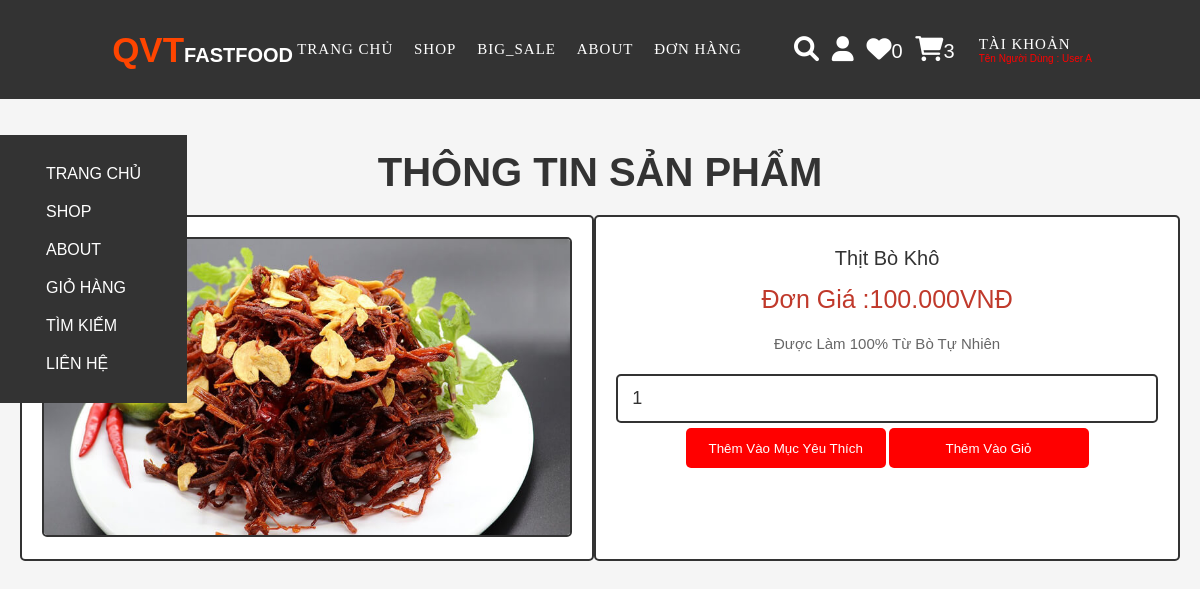
Screenshot of /view_page.php?pid=3 (signed in) with the database file from the repository.
### tables this page shows
CREATE TABLE `products` (
  `id` int(100) NOT NULL,
  `name` varchar(100) NOT NULL,
  `details` varchar(500) NOT NULL,
  `price` int(100) NOT NULL,
  `image` varchar(100) NOT NULL
);

### view_page.php (the view, shortened to what this page needs)
<?php
@include 'config.php';
?>
<!DOCTYPE html>
<html lang="en">
<head>
    <link rel="stylesheet" href="https://cdnjs.cloudflare.com/ajax/libs/font-awesome/6.0.0/css/all.min.css">
    <link rel="stylesheet" href="css/design.css">
</head>
<body>
    <?php @include 'header.php'; ?>
    <?php @include 'menuleft.php'; ?>
    <section class="quick-view" style="padding-top:150px;">
        <h1 class="title">Thông tin sản phẩm</h1>
        <?php
        if (isset($_GET['pid'])) {
            $pid = $_GET['pid'];
            $select_products = mysqli_query($conn, "SELECT * FROM `products` WHERE id = '$pid'") or die('query failed');
            if (mysqli_num_rows($select_products) > 0) {
                while ($fetch_products = mysqli_fetch_assoc($select_products)) {
        ?>
               <div class="quan-post" style="display :flex">
                   <form action="" method="POST">
                       <img src="./anhdoan/<?php echo $fetch_products['image']; ?>" alt="" class="image">
                   </form>
                   <form action="" method="POST">
                       <div class="name"><?php echo $fetch_products['name']; ?></div>
                       <div class="price">Đơn giá :<?php echo $fetch_products['price']; ?>.000VNĐ</div>
                       <div class="details"><?php echo $fetch_products['details']; ?></div>
                       <input type="number" name="product_quantity" value="1" min="0" class="qty">
                       <input type="submit" value="Thêm vào mục yêu thích" name="add_to_wishlist" style="padding:2px 10px; background:red;color:white; height: 40px ;width: 200px;   border-radius: 5px; ">
                       <input type="submit" value="Thêm vào giỏ" name="add_to_cart" style="padding:2px 10px; background:red;color:white; height: 40px ;width: 200px;   border-radius: 5px; ">
                   </form>
               </div>
        <?php
                }
            } else {
                echo '<p class="empty">no products details available!</p>';
            }
        }
        ?>
    </section>
</body>
</html>

### css/design.css (style rules this page uses)
:root { --font-heading:crimson; --para-font:#777777; --black:#222222; --bg: rgba(237,28,70); --white: #fff; --orange: #ffa500; --pink:#e84393; --red:#c0392b; --orange:#f39c12; --black:#333; --white:#fff; --light-color:#666; --light-white:#ccc; --light-bg:#f5f5f5; --border:.2rem solid var(--black); --box-shadow:0 .5rem 1rem rgba(0,0,0,.1); }
* { font-family:'Nunito' , sans-serif; margin: 0; padding: 0; box-sizing: border-box; outline: none; border: none; text-decoration: none; text-transform: capitalize; transition: all .2s linear; }
html { font-size: 62.5%; overflow-x: hidden; scroll-padding-top: 6rem; scroll-behavior: smooth; }
section { padding: 2rem 9%; }
@media (max-width:1200px) { html { font-size: 55%; } }
* { font-family: 'Rubik', sans-serif; margin:0; padding:0; box-sizing: border-box; outline: none; border:none; text-decoration: none; transition:all .2s linear; }
html { font-size: 62.5%; overflow-x: hidden; scroll-behavior: smooth; scroll-padding-top: 6.5rem; }
body { background: var(--light-bg); }
section { padding:0rem 2rem; }
.title { text-align: center; margin-bottom: 2rem; color:var(--black); text-transform: uppercase; font-size: 4rem; }
.quick-view form { max-width: 60rem; padding:2rem; text-align: center; border:var(--border); box-shadow: var(--border); border-radius: .5rem; background-color: var(--white); margin:0 auto; }
.quick-view form .image { height: 30rem; border:var(--border); border-radius: .5rem; }
.quick-view form .name { margin:1rem 0; font-size: 2rem; color:var(--black); }
.quick-view form .price { color:var(--red); font-size: 2.5rem; padding:.5rem 0; }
.quick-view form .details { padding:1rem 0; font-size: 1.5rem; color:var(--light-color); line-height: 2; }
.quick-view form .qty { width: 100%; padding:1.2rem 1.4rem; font-size: 1.8rem; color:var(--black); border-radius: .5rem; border:var(--border); margin:.5rem 0; }

### rows the page displays
products: image (picture), name "Thịt Bò Khô", price "100", details "Được Làm 100% Từ Bò Tự Nhiên"

### other values shown
$wishlist_num_rows "0"
$cart_num_rows "3"
$_SESSION['user_name'] "User A"
